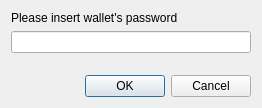
<?xml version="1.0" encoding="UTF-8"?>
<ui version="4.0">
 <class>UnlockWallet</class>
 <widget class="QDialog" name="UnlockWallet">
  <property name="windowModality">
   <enum>Qt::ApplicationModal</enum>
  </property>
  <property name="geometry">
   <rect>
    <x>0</x>
    <y>0</y>
    <width>260</width>
    <height>120</height>
   </rect>
  </property>
  <property name="sizePolicy">
   <sizepolicy hsizetype="Fixed" vsizetype="Fixed">
    <horstretch>0</horstretch>
    <verstretch>0</verstretch>
   </sizepolicy>
  </property>
  <property name="windowTitle">
   <string>Unlock</string>
  </property>
  <layout class="QVBoxLayout" name="verticalLayout">
   <property name="sizeConstraint">
    <enum>QLayout::SetFixedSize</enum>
   </property>
   <item>
    <widget class="QLabel" name="label">
     <property name="text">
      <string>Please insert wallet's password</string>
     </property>
    </widget>
   </item>
   <item>
    <widget class="QLineEdit" name="lineEdit">
     <property name="minimumSize">
      <size>
       <width>240</width>
       <height>0</height>
      </size>
     </property>
     <property name="echoMode">
      <enum>QLineEdit::Password</enum>
     </property>
    </widget>
   </item>
   <item>
    <widget class="LoadingWidget" name="widget" native="true"/>
   </item>
   <item>
    <spacer name="verticalSpacer">
     <property name="orientation">
      <enum>Qt::Vertical</enum>
     </property>
     <property name="sizeType">
      <enum>QSizePolicy::Fixed</enum>
     </property>
     <property name="sizeHint" stdset="0">
      <size>
       <width>20</width>
       <height>10</height>
      </size>
     </property>
    </spacer>
   </item>
   <item>
    <widget class="QDialogButtonBox" name="buttonBox">
     <property name="orientation">
      <enum>Qt::Horizontal</enum>
     </property>
     <property name="standardButtons">
      <set>QDialogButtonBox::Cancel|QDialogButtonBox::Ok</set>
     </property>
    </widget>
   </item>
  </layout>
 </widget>
 <customwidgets>
  <customwidget>
   <class>LoadingWidget</class>
   <extends>QWidget</extends>
   <header>misc.Widgets</header>
   <container>1</container>
  </customwidget>
 </customwidgets>
 <resources/>
 <connections>
  <connection>
   <sender>buttonBox</sender>
   <signal>accepted()</signal>
   <receiver>UnlockWallet</receiver>
   <slot>accept()</slot>
   <hints>
    <hint type="sourcelabel">
     <x>248</x>
     <y>254</y>
    </hint>
    <hint type="destinationlabel">
     <x>157</x>
     <y>274</y>
    </hint>
   </hints>
  </connection>
  <connection>
   <sender>buttonBox</sender>
   <signal>rejected()</signal>
   <receiver>UnlockWallet</receiver>
   <slot>reject()</slot>
   <hints>
    <hint type="sourcelabel">
     <x>316</x>
     <y>260</y>
    </hint>
    <hint type="destinationlabel">
     <x>286</x>
     <y>274</y>
    </hint>
   </hints>
  </connection>
 </connections>
</ui>
